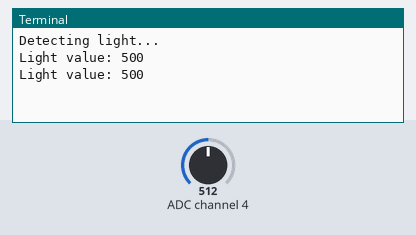
This program was run on a simulated Raspberry Pi (BCM pin numbers) with a Grove Base HAT. Shown: the last lines printed to the terminal. The inputs (shaded band) are chosen by the test bench; at power-on: ADC channel 4 = 512 (analog values on the 0–1023 scale).

Above: at 1.2 s.
1.3 s: ADC channel 4 set to 716
At 2.6 s:
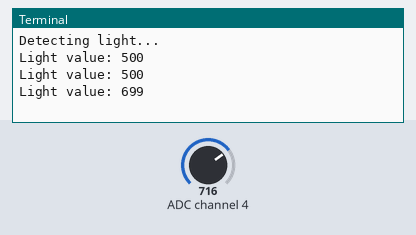
2.8 s: ADC channel 4 set to 900
At 3.8 s:
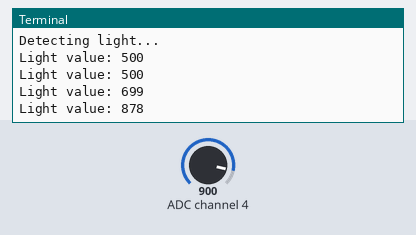
Timing chart, 0 to 5.8 s (numbered marks = the images above; inputs shaded):
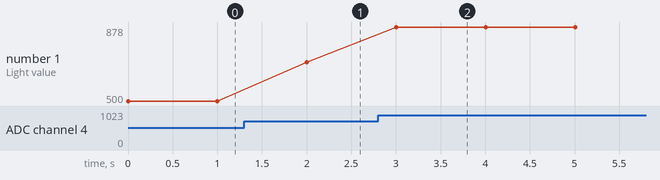

The program:

23-light.py
```python
import time
from grove.grove_light_sensor_v1_2 import GroveLightSensor

PIN = 4
sensor = GroveLightSensor(PIN)

print('Detecting light...')
while True:
    print('Light value: {0}'.format(sensor.light))
    time.sleep(1)
```

Measured:
- after the input at 1.3 s, the terminal: prints a new line after 0.70 s (image 1)
- after the input at 2.8 s, the terminal: prints a new line after 0.20 s (image 2)
- plotted number 1: 500 → 699 after the input at 1.3 s, 699 → 878 after the input at 2.8 s
